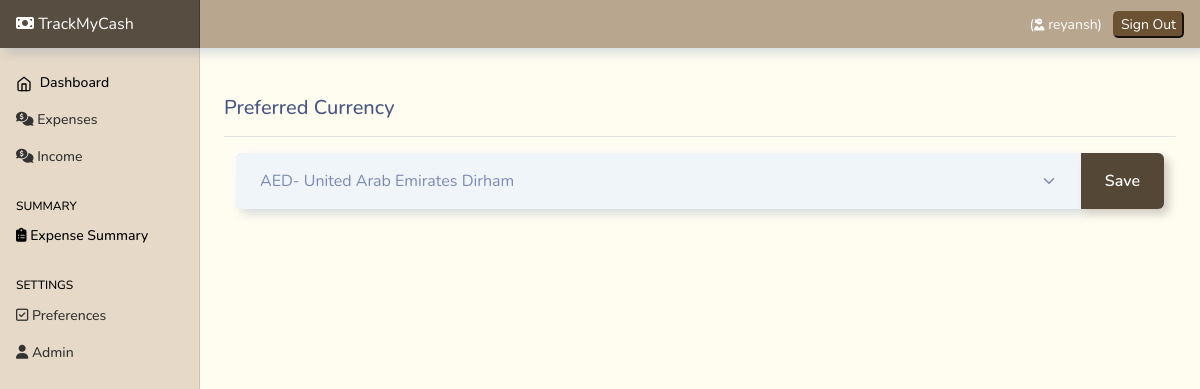
The page /preferences (signed in) on the database as committed earlier.
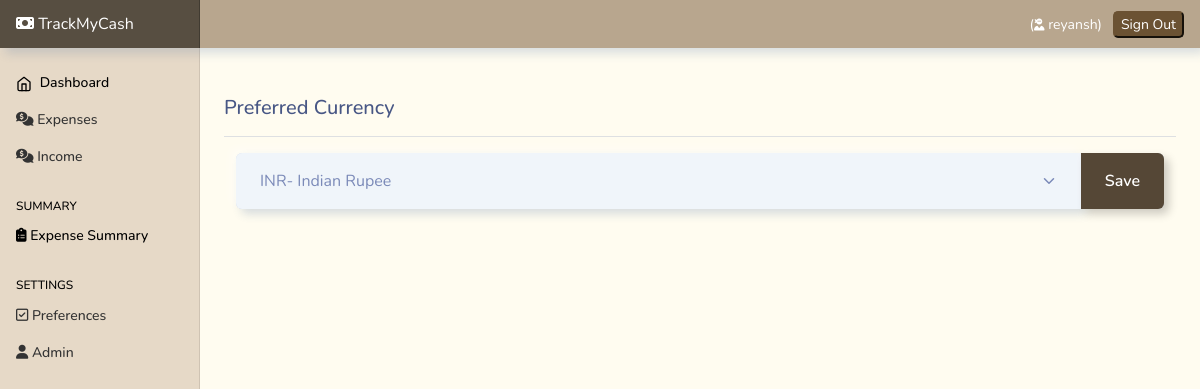
The same page on the database as committed later.
### userpreferences/models.py (models this page shows, shortened)
class UserPreferences(models.Model):
    user=models.OneToOneField(to=User , on_delete=models.CASCADE)
    currency=models.CharField(max_length=250, blank=True , default="null" ,  null=True )

### userpreferences/views.py (the view, shortened to what this page needs)
# urls.py: path('', views.index , name="home"),
def index(request):
    currency_data = []
    file_path = os.path.join(settings.BASE_DIR, 'currencies.json')
    with open(file_path, 'r') as json_file:
        data = json.load(json_file)
        for k, v in data.items():
            currency_data.append({'name': k, 'value': v})
    exists = UserPreferences.objects.filter(user=request.user).exists()
    user_preferences = None
    if exists:
        user_preferences = UserPreferences.objects.get(user=request.user)
    if request.method == 'GET':
        return render(request, 'preferences/index.html', {'currencies': currency_data,
                                                          'user_preferences': user_preferences})

### templates/preferences/index.html (shortened to what this page needs)
{% extends "base.html" %}
{% load static %}
{% block content %}
<h5>Preferred Currency</h5>
<hr>
<div class="container mt-3" >
    <form action="{% url 'preferences' %}" method="post">
    <div class="input-group">
        <select name='currency' class="form-select" id="inputGroupSelect04" aria-label="Example select with button addon">
            {% if user_preferences.currency %}
            <option name='currency' selected value="{{user_preferences.currency}}">{{user_preferences.currency}} </option>
            {% endif %}
        {% for currency   in  currencies %}
        <option  name="currency"  value="{{currency.name}}- {{currency.value}}">{{currency.name}}- {{currency.value}}</option>
        {% endfor %}
        </select>
        <input class="btn btn-outline-secondary" type="submit" value="Save" style="background-color: rgb(85, 71, 54); color:white; border-color: rgb(85, 71, 54);">
      </div>
    </form>
</div>
{% endblock %}

Rows that differ between the two databases and show on the page:
added UserPreferences: currency "INR- Indian Rupee"
Other text that changed with them:
form field currency: "AED- United Arab Emirates Dirham" → (not shown)
